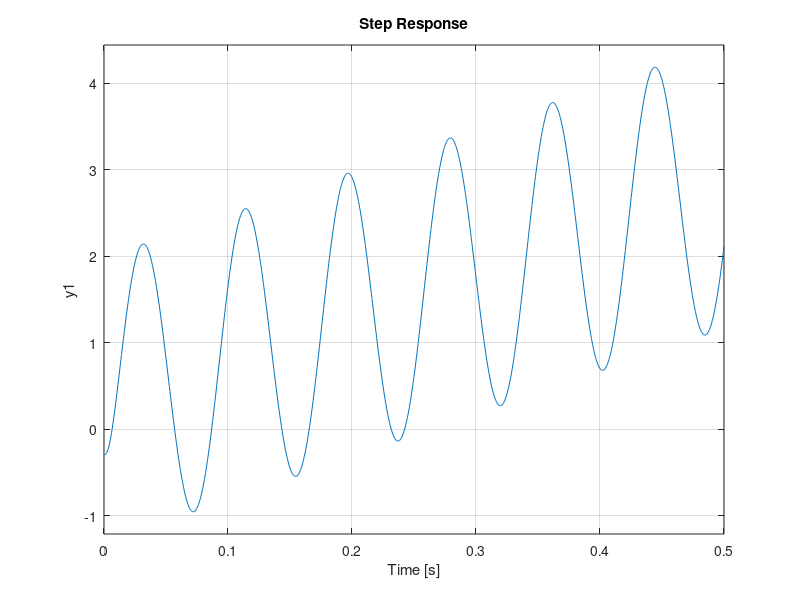
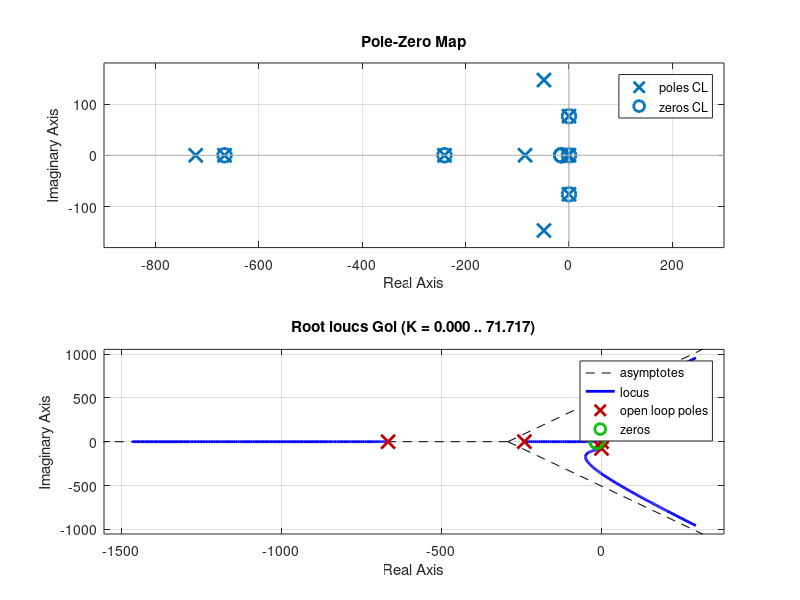
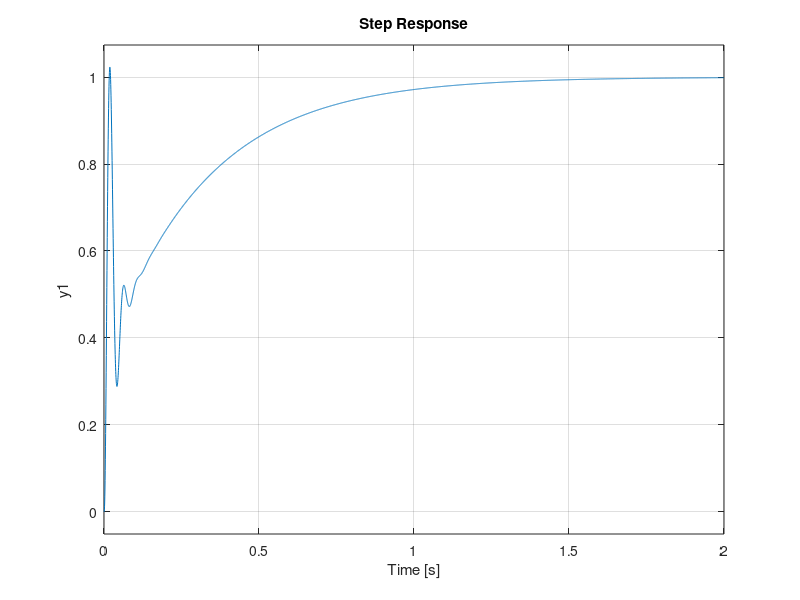

Reproduce these figures in MATLAB, in order.
%% Magnetic Levitation Project
% Corey and Eamon


%Define variable for the system
%https://www.daycounter.com/Calculators/Magnets/Solenoid-Force-Calculator.phtml
%based off of https://media.digikey.com/pdf/Data%20Sheets/Adafruit%20PDFs/3875_Web.pdf
mu = pi*4e-7;   % permeability of space
q1 = .01e-3;       % Magnetic force of small magnet in Teslas
N = 200;       % # of turns in solenoid
A = 60;         % Area of solenoid in mm^2
R = 2.41;       % Internal resistance of solenoid (5V/.6A) in Ohms
g = -9.81;      % Acceleration due to gravity
l = 112;
L = 10e-3;

%The setpoints for the linerization
%First we chose our 'b' setpoint for voltage
%And find an a that cancels out the constant
b = 2.48;
a = abs(sqrt((b*mu*q1*N*A)/(4*pi)));

%Z allows us to use cleaner math by placing
%all of our constants into one constant.
Z = (mu*q1*N*A)/(4*pi);

%Define the system
G = tf([Z/a^2],[1 0 Z*b/a^3]);
%% Closed Loop
close all

%%%%%%%%%%%%%%%% PID
% k = 34*156;
% kd = k* 69;
% kp = k* 963;
% ki = k* 2899;

%%%%%%%%%%%%%%%% PID
k = 762;
sp = 15;
kd = k* 1;
kp = k* (sp*2);
ki = k* (sp*sp);

%%%%%%%%%% PI
% k = 1;
% kd = k* 0;
% kp = k* 1;
% ki = k* 50;
% 

H = 1;                     % Sensor
Ac = tf([1],[L R])         % LR Circuit Actuator
C = tf([kd,kp,ki],[1,0])   % Controller
M = 0.03;
nu = tf([1 50],[1]);       % Extra derivative term
Pi = tf([50],[1 0]);
sim = tf([1],[.0015 1]);   % Timing of the simulation

sys = G*Ac*sim

% Visualize system
% open loop
Gol = C*sys*H;
figure
step(Gol+M*g)
% close loop
CL = (C*sys)/(1+Gol) ;

figure
subplot(2,1,1)
pzmap(CL)
subplot(2,1,2)
rlocus(Gol)
figure
step(CL)
